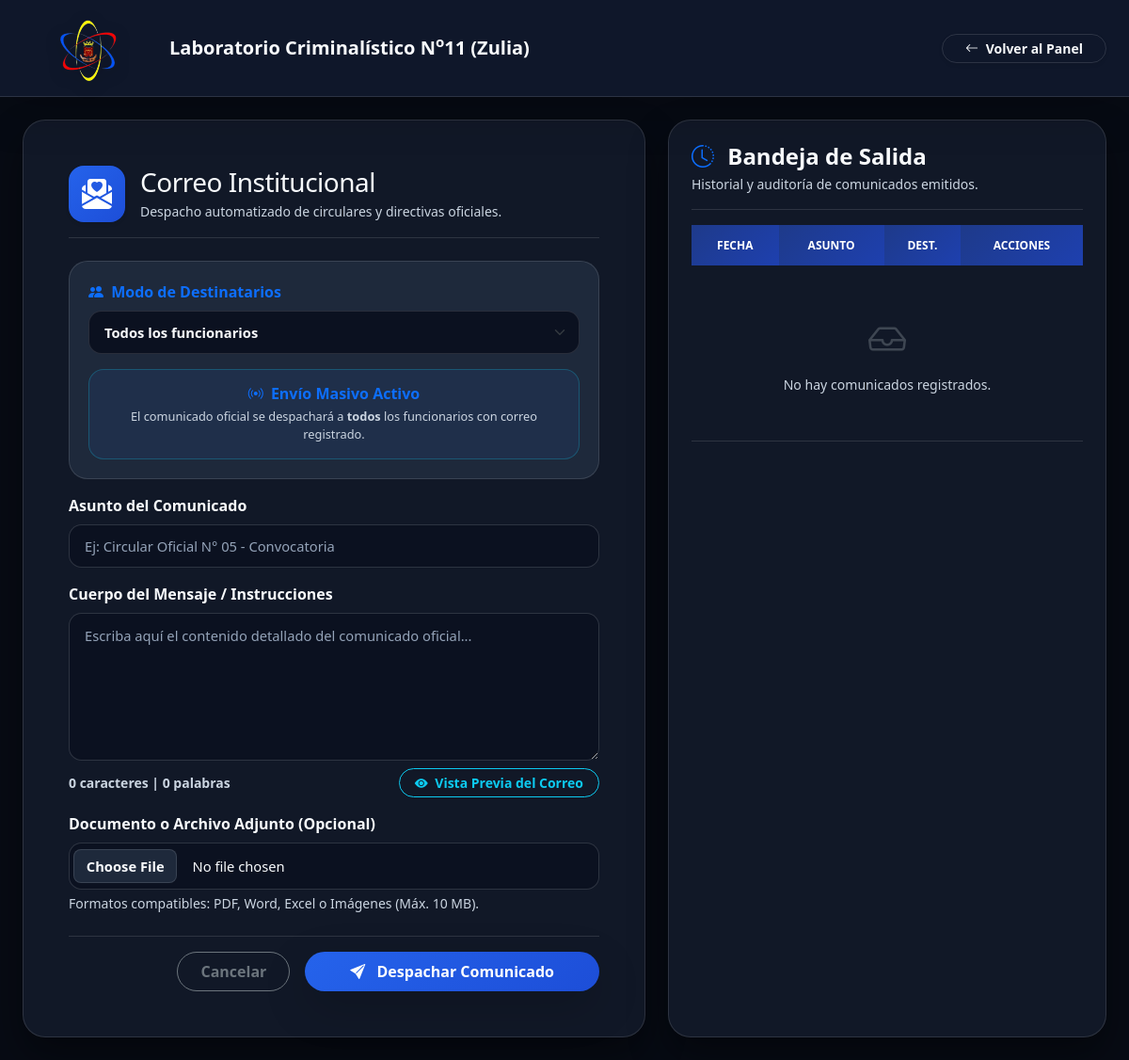
Page /gnb/correo_institucional.php (signed in) on the earlier database version.
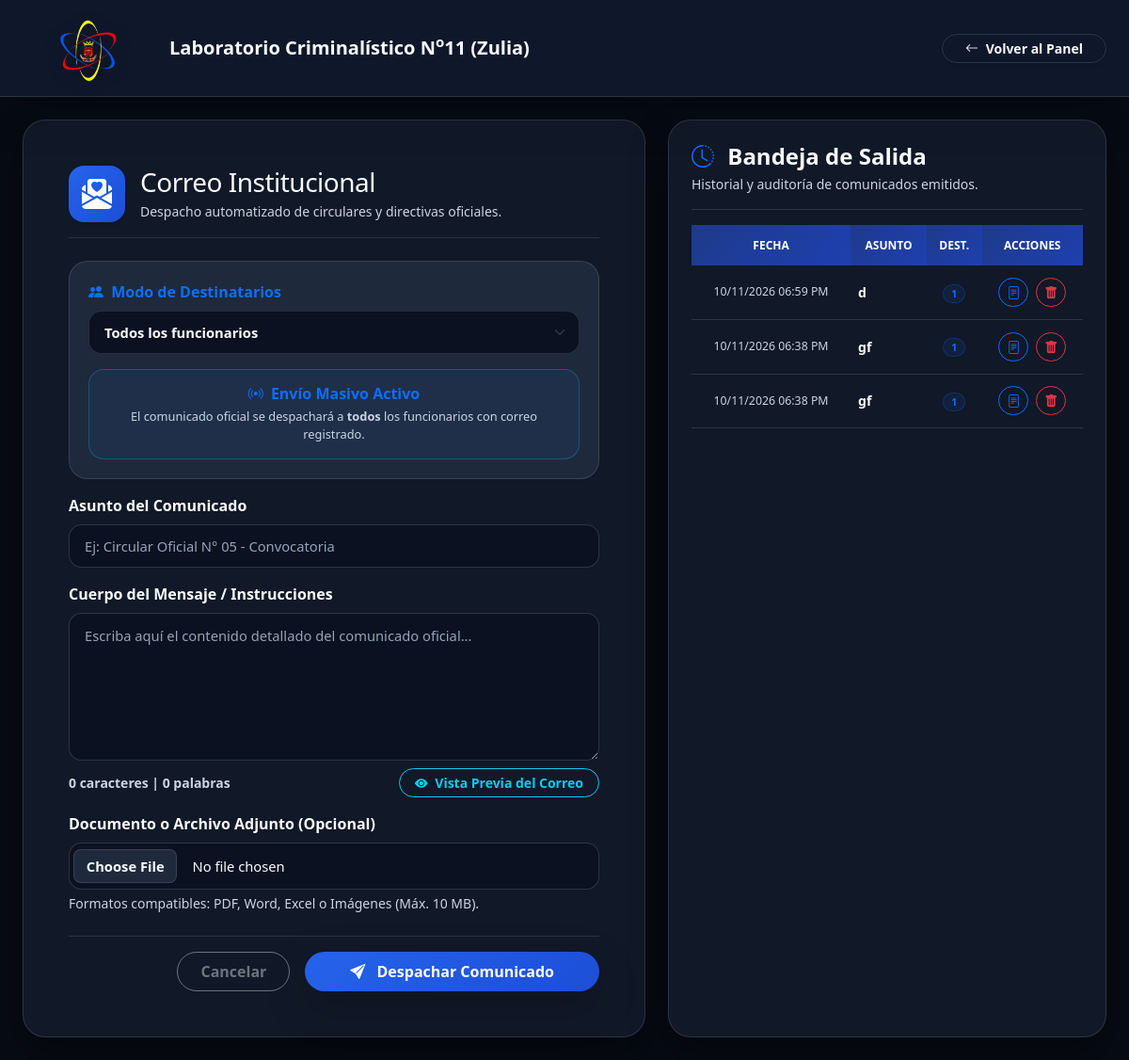
Same page on the later database version.
### tables this page shows
CREATE TABLE `comunicados_enviados` (
  `id` int(11) NOT NULL,
  `usuario_id` int(11) NOT NULL,
  `asunto` varchar(255) NOT NULL,
  `cuerpo` text NOT NULL,
  `total_destinatarios` int(11) NOT NULL,
  `incluye_adjunto` tinyint(1) DEFAULT 0,
  `fecha_envio` timestamp NOT NULL DEFAULT current_timestamp()
);

### gnb/correo_institucional.php (the view, shortened to what the changed rows need)
<?php
require_once 'conexion.php';
try {
    $pdo->exec("CREATE TABLE IF NOT EXISTS comunicados_enviados (
        id INT AUTO_INCREMENT PRIMARY KEY,
        usuario_id INT NOT NULL,
        asunto VARCHAR(255) NOT NULL,
        cuerpo TEXT NOT NULL,
        total_destinatarios INT NOT NULL,
        incluye_adjunto TINYINT(1) DEFAULT 0,
        fecha_envio TIMESTAMP DEFAULT CURRENT_TIMESTAMP,
        CONSTRAINT fk_comunicado_usuario FOREIGN KEY (usuario_id) REFERENCES usuarios (id) ON DELETE CASCADE
    ) ENGINE=InnoDB DEFAULT CHARSET=utf8mb4 COLLATE=utf8mb4_general_ci;");
} catch (PDOException $e) {}
?>
<!DOCTYPE html>
<html lang="es">
<head>
    <link href="css/bootstrap.min.css" rel="stylesheet">
    <link href="css/bootstrap-icons.css" rel="stylesheet">
</head>
<body>
    <div class="container-fluid py-4 px-3 px-lg-4">
        <div class="container-limited">
            <div class="row g-4">
                <div class="col-xl-5">
                    <div class="card main-card p-4 d-flex flex-column" style="height: 100%;">
                        <div class="table-responsive flex-grow-1" style="max-height: 700px; overflow-y: auto;">
                            <table class="table table-hover align-middle mb-0">
                                <thead style="position: sticky; top: 0; z-index: 5;">
                                    <tr>
                                        <th class="text-center">Fecha</th>
                                        <th>Asunto</th>
                                        <th class="text-center">Dest.</th>
                                        <th class="text-center">Acciones</th>
                                    </tr>
                                </thead>
                                <tbody>
                                    <?php
                                    try {
                                        $stmt_hist = $pdo->query("
                                            SELECT c.*, CONCAT(u.nombre, ' ', u.apellido) AS nombre_usuario
                                            FROM comunicados_enviados c
                                            LEFT JOIN usuarios u ON c.usuario_id = u.id
                                            ORDER BY c.fecha_envio DESC
                                        ");
                                        $historial = $stmt_hist->fetchAll(PDO::FETCH_ASSOC);
                                        if (count($historial) > 0) {
                                            foreach ($historial as $idx => $com) {
                                                $fecha_formateada = date('d/m/Y h:i A', strtotime($com['fecha_envio']));
                                                $asunto_com = htmlspecialchars($com['asunto']);
                                                $remitente_com = htmlspecialchars($com['nombre_usuario'] ?? 'Administrador');
                                                $cuerpo_texto = $com['cuerpo'];
                                                $total_dest = $com['total_destinatarios'];
                                                $id_comunicado = $com['id'];
                                                echo '
                                                <tr>
                                                    <td class="text-center text-nowrap small text-muted">'.$fecha_formateada.'</td>
                                                    <td class="fw-semibold text-truncate" style="max-width: 140px; color: var(--text-main);" title="'.$asunto_com.'">'.$asunto_com.'</td>
                                                    <td class="text-center">
                                                        <span class="badge bg-primary bg-opacity-10 text-primary border border-primary border-opacity-25 rounded-pill px-2">'.$total_dest.'</span>
                                                    </td>
                                                    <td class="text-center text-nowrap">
                                                        <button type="button" class="btn btn-sm btn-outline-primary rounded-pill px-2.5 py-1 fw-semibold me-1" title="Ver Detalle" onclick="verDetalleHistorial(' . htmlspecialchars(json_encode($asunto_com), ENT_QUOTES) . ', ' . htmlspecialchars(json_encode($cuerpo_texto), ENT_QUOTES) . ', \'' . $fecha_formateada . '\', \'' . $remitente_com . '\')">
                                                            <i class="bi bi-file-text"></i>
                                                        </button>
                                                        <button type="button" class="btn btn-sm btn-outline-danger rounded-pill px-2.5 py-1 fw-semibold" title="Eliminar del Historial" onclick="confirmarEliminacion('.$id_comunicado.', \'' . addslashes($asunto_com) . '\')">
                                                            <i class="bi bi-trash-fill"></i>
                                                        </button>
                                                    </td>
                                                </tr>';
                                            }
                                        } else {
                                            echo '
                                            <tr>
                                                <td colspan="4" class="text-center py-5 text-muted">
                                                    <i class="bi bi-inbox fs-1 d-block mb-2 text-secondary opacity-50"></i>
                                                    No hay comunicados registrados.
                                                </td>
                                            </tr>';
                                        }
                                    } catch (Exception $e) {
                                        echo '<tr><td colspan="4" class="text-center text-danger py-4">Error al cargar historial.</td></tr>';
                                    }
                                    ?>
                                </tbody>
                            </table>
                        </div>
                    </div>
                </div>
            </div>
        </div>
    </div>
</body>
</html>

Differences in the rows shown:
added comunicados_enviados: fecha_envio "10/11/2026 06:59 PM", asunto "d", total_destinatarios "1"
added comunicados_enviados: fecha_envio "10/11/2026 06:38 PM", asunto "gf", total_destinatarios "1"
added comunicados_enviados: fecha_envio "10/11/2026 06:38 PM", asunto "gf", total_destinatarios "1"
Other differences:
text no longer shown: "No hay comunicados registrados."
